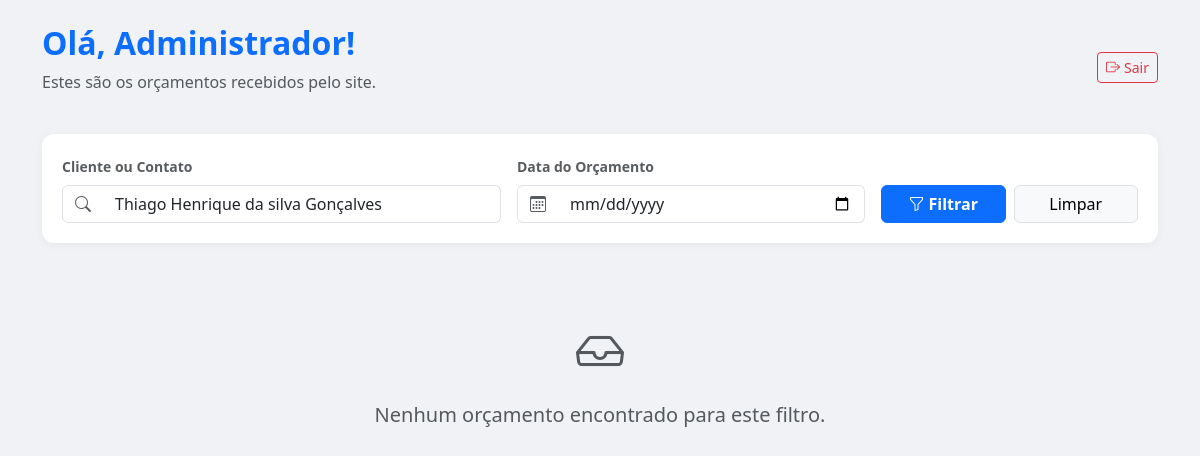
The app's page /processa_contato.php?filtro_texto=Thiago Henrique da silva Gonçalves (signed in), older data.
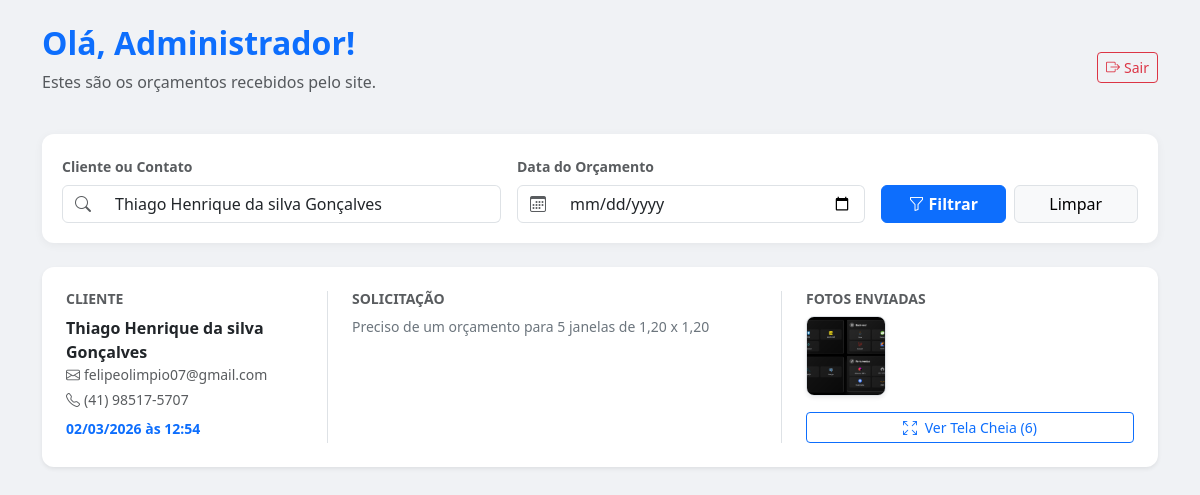
The same page, newer data.
### tables this page shows
CREATE TABLE `contatos` (
  `id` int(11) NOT NULL,
  `nome_completo` varchar(150) NOT NULL,
  `email` varchar(100) NOT NULL,
  `telefone` varchar(20) NOT NULL,
  `mensagem` text DEFAULT NULL,
  `foto_caminho` varchar(255) DEFAULT NULL,
  `data_envio` timestamp NOT NULL DEFAULT current_timestamp()
);

### processa_contato.php (the view, shortened to what the changed rows need)
<?php
require_once 'config.php';
$filtro_texto = $_GET['filtro_texto'] ?? '';
$sql = "SELECT * FROM contatos WHERE 1=1";
$params = [];
$tipos = "";
if (!empty($filtro_texto)) {
    $sql .= " AND (nome_completo LIKE ? OR email LIKE ? OR telefone LIKE ?)";
    $termo = "%" . $filtro_texto . "%";
    $params[] = $termo;
    $params[] = $termo;
    $params[] = $termo;
    $tipos .= "sss";
}
$sql .= " ORDER BY data_envio DESC";
$stmt_view = $conn->prepare($sql);
if (!empty($params)) {
    $stmt_view->bind_param($tipos, ...$params);
}
$stmt_view->execute();
$resultado = $stmt_view->get_result();
?>
<!DOCTYPE html>
<html lang="pt-br">
<head>
    <link href="https://cdn.jsdelivr.net/npm/bootstrap@5.3.0/dist/css/bootstrap.min.css" rel="stylesheet">
    <link rel="stylesheet" href="https://cdn.jsdelivr.net/npm/bootstrap-icons@1.11.1/font/bootstrap-icons.css">
</head>
<body class="py-4">
<div class="container">
    <div class="d-flex justify-content-between align-items-center mb-4">
        <div>
            <h2 class="fw-bold text-primary">Olá, <?php echo htmlspecialchars($_SESSION['user_nome'] ?? 'Admin'); ?>!</h2>
        </div>
    </div>
    <div class="row">
        <?php if($resultado->num_rows > 0): ?>
            <?php while($row = $resultado->fetch_assoc()): ?>
            <div class="col-12 mb-3">
                <div class="card shadow-sm card-orcamento">
                    <div class="card-body p-4">
                        <div class="row">
                            <div class="col-md-3">
                                <h6 class="text-muted small fw-bold">CLIENTE</h6>
                                <p class="mb-0 fw-bold"><?php echo htmlspecialchars($row['nome_completo']); ?></p>
                                <small class="text-muted d-block mb-1"><i class="bi bi-envelope me-1"></i><?php echo htmlspecialchars($row['email']); ?></small>
                                <small class="text-muted d-block mb-1"><i class="bi bi-telephone me-1"></i><?php echo htmlspecialchars($row['telefone']); ?></small>
                                <small class="text-primary fw-bold mt-2 d-block"><?php echo date('d/m/Y \à\s H:i', strtotime($row['data_envio'])); ?></small>
                            </div>
                            <div class="col-md-5 border-start border-end px-4">
                                <h6 class="text-muted small fw-bold">SOLICITAÇÃO</h6>
                                <p class="small mb-0 text-secondary"><?php echo nl2br(htmlspecialchars($row['mensagem'])); ?></p>
                            </div>
                            <div class="col-md-4 ps-4">
                                <h6 class="text-muted small fw-bold">FOTOS ENVIADAS</h6>
                                <div class="d-flex flex-wrap gap-2 mt-2">
                                    <?php
                                    $fotos_array = array_filter(explode(',', $row['foto_caminho']));
                                    $total_fotos = count($fotos_array);
                                    if($total_fotos > 0) {
                                        $primeira_foto = trim($fotos_array[0]);
                                        echo "<div class='position-relative' data-bs-toggle='modal' data-bs-target='#modalGaleria{$row['id']}' style='cursor:pointer;'>
                                                <img src='uploads/{$primeira_foto}' class='foto-miniatura border shadow-sm'>
                                              </div>";
                                        echo "<button class='btn btn-sm btn-outline-primary mt-2 d-block w-100' data-bs-toggle='modal' data-bs-target='#modalGaleria{$row['id']}'>
                                                <i class='bi bi-arrows-fullscreen me-1'></i> Ver Tela Cheia ({$total_fotos})
                                              </button>";
                                    } else {
                                        echo "<span class='text-muted small italic'><i class='bi bi-camera-fill me-1'></i>Nenhuma foto</span>";
                                    }
                                    ?>
                                </div>
                            </div>
                        </div>
                    </div>
                </div>
                </div>
            <?php endwhile; ?>
        <?php else: ?>
            <div class="col-12 text-center py-5">
                <i class="bi bi-inbox text-muted" style="font-size: 3rem;"></i>
                <h5 class="mt-3 text-muted">Nenhum orçamento encontrado para este filtro.</h5>
            </div>
        <?php endif; ?>
    </div>
</div>
</body>
</html>

Row changes from the older to the newer data that the page shows:
added contatos: nome_completo "Thiago Henrique da silva Gonçalves", email "felipeolimpio07@gmail.com", telefone "(41) 98517-5707", data_envio "02/03/2026 às 12:54", mensagem "Preciso de um orçamento para 5 janelas de 1,20 x 1,20", foto_caminho "6"
Text that changed along with them:
text no longer shown: "Nenhum orçamento encontrado para este filtro."
